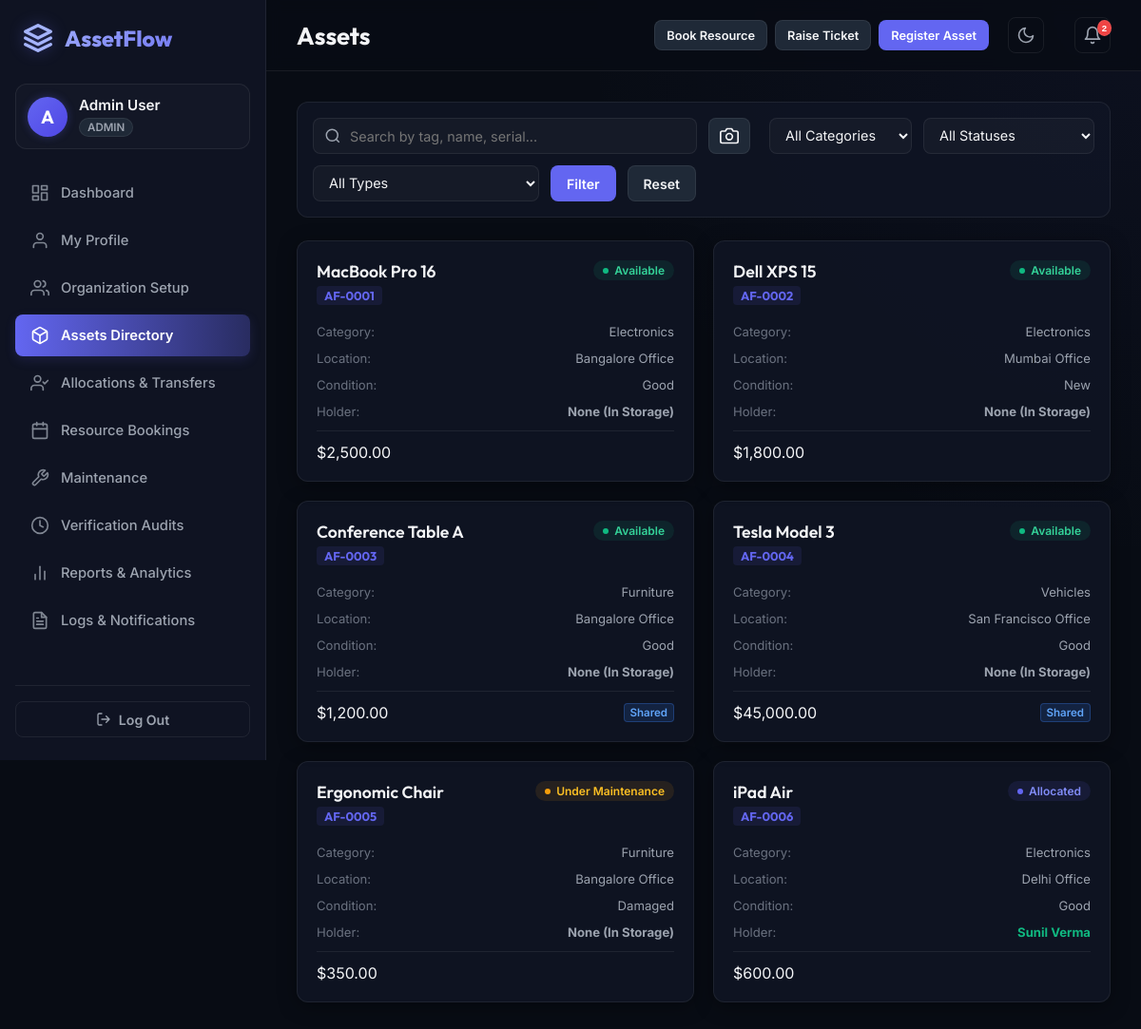
/assets.php (signed in), run on an earlier commit of the app's database.
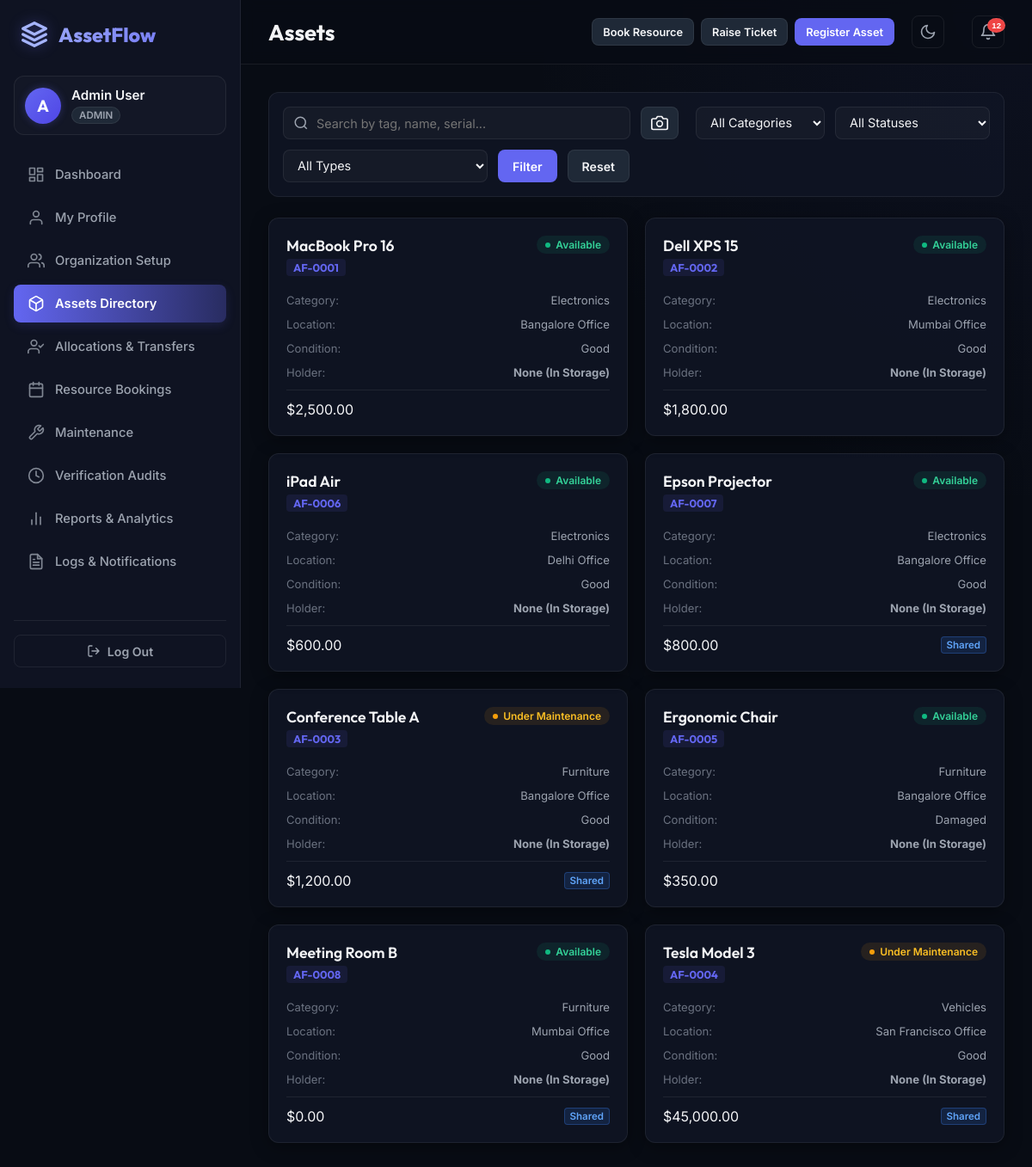
And on a later commit of the database.
### tables this page shows
CREATE TABLE `assets` (
  `id` int(11) NOT NULL,
  `name` varchar(100) NOT NULL,
  `category_id` int(11) NOT NULL,
  `tag` varchar(50) NOT NULL,
  `serial_number` varchar(100) NOT NULL,
  `acquisition_date` date NOT NULL,
  `acquisition_cost` decimal(10,2) NOT NULL,
  `condition_state` enum('New','Good','Fair','Poor','Damaged') DEFAULT 'Good',
  `location` varchar(100) NOT NULL,
  `is_shared` tinyint(1) DEFAULT 0,
  `status` enum('Available','Allocated','Reserved','Under Maintenance','Lost','Retired','Disposed') DEFAULT 'Available',
  `photo` varchar(255) DEFAULT NULL
);

CREATE TABLE `categories` (
  `id` int(11) NOT NULL,
  `name` varchar(100) NOT NULL,
  `custom_fields` text DEFAULT NULL
);

CREATE TABLE `employees` (
  `id` int(11) NOT NULL,
  `name` varchar(100) NOT NULL,
  `email` varchar(100) NOT NULL,
  `password` varchar(255) NOT NULL,
  `department_id` int(11) DEFAULT NULL,
  `role` enum('admin','asset_manager','dept_head','employee') DEFAULT 'employee',
  `status` enum('Active','Inactive') DEFAULT 'Active'
);

### assets.php (the view, shortened to what this page needs)
<?php
require_once 'header.php';
$search = trim($_GET['search'] ?? '');
$sql = "SELECT a.*, c.name as category_name,
        e.name as holder_name, d.name as dept_holder_name
        FROM assets a
        JOIN categories c ON a.category_id = c.id
        LEFT JOIN allocations al ON al.asset_id = a.id AND al.status IN ('Active', 'Overdue')
        LEFT JOIN employees e ON al.employee_id = e.id
        LEFT JOIN departments d ON al.department_id = d.id
        WHERE 1=1";
$params = [];
$stmt = $db->prepare($sql);
$stmt->execute($params);
$assets = $stmt->fetchAll();
function get_status_class($status) {
    $map = [
        'Available' => 'available', 'Allocated' => 'allocated', 'Reserved' => 'reserved',
        'Under Maintenance' => 'maint', 'Lost' => 'lost', 'Retired' => 'retired', 'Disposed' => 'disposed'
    ];
    return $map[$status] ?? 'retired';
}
?>
<section id="view-assets" class="app-view">
    <form action="assets.php" method="GET" class="filter-bar">
        <div class="search-input-wrapper">
            <svg width="18" height="18" viewBox="0 0 24 24" fill="none" stroke="currentColor" stroke-width="2"><circle cx="11" cy="11" r="8"></circle><line x1="21" y1="21" x2="16.65" y2="16.65"></line></svg>
            <input type="text" name="search" id="asset-search" class="form-control" placeholder="Search by tag, name, serial..." value="<?php echo htmlspecialchars($search); ?>">
        </div>
        <button type="button" class="btn btn-secondary" id="btn-scan-qr" title="Scan Asset QR Code" style="display: flex; align-items: center; justify-content: center; width: 44px; height: 38px; padding: 0; min-width: 44px; margin-right: 8px;">
            <svg width="20" height="20" viewBox="0 0 24 24" fill="none" stroke="currentColor" stroke-width="2" stroke-linecap="round" stroke-linejoin="round"><path d="M23 19a2 2 0 0 1-2 2H3a2 2 0 0 1-2-2V8a2 2 0 0 1 2-2h4l2-3h6l2 3h4a2 2 0 0 1 2 2z"/><circle cx="12" cy="13" r="4"/></svg>
        </button>
        <select name="category" id="asset-filter-category" class="form-control">
            <option value="">All Categories</option>
        </select>
        <select name="status" id="asset-filter-status" class="form-control">
            <option value="">All Statuses</option>
        </select>
        <select name="bookable" id="asset-filter-bookable" class="form-control">
            <option value="">All Types</option>
        </select>
        <button type="submit" class="btn btn-primary">Filter</button>
        <a href="assets.php" class="btn btn-secondary">Reset</a>
    </form>
    <div class="assets-grid">
        <?php if (empty($assets)): ?>
            <div class="empty-state" style="grid-column: 1/-1">No assets found matching filters.</div>
        <?php else: ?>
            <?php foreach ($assets as $asset): ?>
                <div class="asset-card btn-detail-trigger" data-id="<?php echo $asset['id']; ?>">
                    <div class="asset-card-header">
                        <div>
                            <h3><?php echo htmlspecialchars($asset['name']); ?></h3>
                            <span class="asset-tag" style="margin-top:4px; display:inline-block;"><?php echo htmlspecialchars($asset['tag']); ?></span>
                        </div>
                        <span class="status-pill status-<?php echo get_status_class($asset['status']); ?>"><?php echo htmlspecialchars($asset['status']); ?></span>
                    </div>
                    <div class="asset-meta-row" style="margin-top: 8px;">
                        <span class="asset-meta-label">Category:</span>
                        <span><?php echo htmlspecialchars($asset['category_name']); ?></span>
                    </div>
                    <div class="asset-meta-row">
                        <span class="asset-meta-label">Location:</span>
                        <span><?php echo htmlspecialchars($asset['location']); ?></span>
                    </div>
                    <div class="asset-meta-row">
                        <span class="asset-meta-label">Condition:</span>
                        <span><?php echo htmlspecialchars($asset['condition_state']); ?></span>
                    </div>
                    <div class="asset-meta-row">
                        <span class="asset-meta-label">Holder:</span>
                        <strong class="<?php echo ($asset['holder_name'] || $asset['dept_holder_name']) ? 'text-success' : 'text-secondary'; ?>"><?php echo htmlspecialchars($asset['holder_name'] ?? $asset['dept_holder_name'] ?? 'None (In Storage)'); ?></strong>
                    </div>
                    <div class="asset-card-footer">
                        <span>$<?php echo number_format($asset['acquisition_cost'], 2); ?></span>
                        <?php if ($asset['is_shared']): ?>
                            <span class="shared-badge">Shared</span>
                        <?php endif; ?>
                    </div>
                </div>
            <?php endforeach; ?>
        <?php endif; ?>
    </div>
</section>
<?php require_once 'footer.php'; ?>

### header.php (shortened to what this page needs)
<?php
$theme = $_COOKIE['theme'] ?? 'dark';
$current_page = basename($_SERVER['PHP_SELF']);
$db = getDBConnection();
$user_id = $_SESSION['user_id'] ?? null;
$user_role = $_SESSION['role'] ?? 'employee';
$user_name = $_SESSION['name'] ?? 'Loading...';
function is_active($page) {
    global $current_page;
    return $current_page === $page ? 'active' : '';
}
$unread_count = 0;
if ($user_id) {
    $stmtNotif = $db->prepare("SELECT COUNT(*) FROM notifications WHERE (employee_id = ? OR employee_id IS NULL) AND is_read = 0");
    $stmtNotif->execute([$user_id]);
    $unread_count = $stmtNotif->fetchColumn();
}
?>
<!DOCTYPE html>
<html lang="en">
<head>
    <link rel="stylesheet" href="css/style.css?v=2.2">
</head>
<body class="<?php echo $theme === 'light' ? 'light-theme' : 'dark-theme'; ?>">
    <div class="app-container">
        <aside class="sidebar">
            <div class="sidebar-logo">
                <svg width="32" height="32" viewBox="0 0 24 24" fill="none" stroke="currentColor" stroke-width="2.5" stroke-linecap="round" stroke-linejoin="round" class="logo-icon"><path d="M12 2L2 7l10 5 10-5-10-5zM2 17l10 5 10-5M2 12l10 5 10-5"/></svg>
                <span>AssetFlow</span>
            </div>
            <div class="profile-widget" onclick="window.location.href='profile.php'" style="cursor:pointer;">
                <div class="avatar" id="user-avatar"><?php echo substr(htmlspecialchars($user_name), 0, 1); ?></div>
                <div class="profile-info">
                    <h4 id="user-display-name"><?php echo htmlspecialchars($user_name); ?></h4>
                    <span id="user-role-badge" class="badge"><?php echo htmlspecialchars(ucwords(str_replace('_', ' ', $user_role))); ?></span>
                </div>
            </div>
            <nav class="sidebar-nav">
                <a href="dashboard.php" class="nav-item <?php echo is_active('dashboard.php'); ?>">
                    <span>Dashboard</span>
                </a>
                <a href="profile.php" class="nav-item <?php echo is_active('profile.php'); ?>">
                    <svg class="nav-icon" width="20" height="20" viewBox="0 0 24 24" fill="none" stroke="currentColor" stroke-width="2" stroke-linecap="round" stroke-linejoin="round"><path d="M20 21v-2a4 4 0 0 0-4-4H8a4 4 0 0 0-4 4v2"></path><circle cx="12" cy="7" r="4"></circle></svg>
                    <span>My Profile</span>
                </a>
                <?php if ($user_role === 'admin' || $user_role === 'asset_manager'): ?>
                <a href="org_setup.php" class="nav-item <?php echo is_active('org_setup.php'); ?>">
                    <span>Organization Setup</span>
                </a>
                <?php endif; ?>
                <a href="assets.php" class="nav-item <?php echo is_active('assets.php'); ?>">
                    <span>Assets Directory</span>
                </a>
                <a href="allocations.php" class="nav-item <?php echo is_active('allocations.php'); ?>">
                    <svg class="nav-icon" width="20" height="20" viewBox="0 0 24 24" fill="none" stroke="currentColor" stroke-width="2" stroke-linecap="round" stroke-linejoin="round"><path d="M16 21v-2a4 4 0 0 0-4-4H5a4 4 0 0 0-4 4v2"></path><circle cx="9" cy="7" r="4"></circle><polyline points="16 11 18 13 22 9"></polyline></svg>
                    <span>Allocations & Transfers</span>
                </a>
                <a href="bookings.php" class="nav-item <?php echo is_active('bookings.php'); ?>">
                    <span>Resource Bookings</span>
                </a>
                <a href="maintenance.php" class="nav-item <?php echo is_active('maintenance.php'); ?>">
                    <span>Maintenance</span>
                </a>
                <?php if ($user_role === 'admin' || $user_role === 'asset_manager' || ($user_role === 'dept_head' && $unread_count > 0)): ?>
                <a href="audits.php" class="nav-item <?php echo is_active('audits.php'); ?>">
                    <svg class="nav-icon" width="20" height="20" viewBox="0 0 24 24" fill="none" stroke="currentColor" stroke-width="2" stroke-linecap="round" stroke-linejoin="round"><circle cx="12" cy="12" r="10"></circle><polyline points="12 6 12 12 16 14"></polyline></svg>
                    <span>Verification Audits</span>
                </a>
                <?php endif; ?>
                <?php if ($user_role === 'admin' || $user_role === 'asset_manager'): ?>
                <a href="reports.php" class="nav-item <?php echo is_active('reports.php'); ?>">
                    <svg class="nav-icon" width="20" height="20" viewBox="0 0 24 24" fill="none" stroke="currentColor" stroke-width="2" stroke-linecap="round" stroke-linejoin="round"><line x1="18" y1="20" x2="18" y2="10"></line><line x1="12" y1="20" x2="12" y2="4"></line><line x1="6" y1="20" x2="6" y2="14"></line></svg>
                    <span>Reports & Analytics</span>
                </a>
                <?php endif; ?>
                <a href="activity_logs.php" class="nav-item <?php echo is_active('activity_logs.php'); ?>">
                    <span>Logs & Notifications</span>
                </a>
            </nav>
            <div class="sidebar-footer">
                <a href="logout.php" id="btn-logout" class="btn btn-outline btn-block">
                    <svg width="16" height="16" viewBox="0 0 24 24" fill="none" stroke="currentColor" stroke-width="2" stroke-linecap="round" stroke-linejoin="round"><path d="M9 21H5a2 2 0 0 1-2-2V5a2 2 0 0 1 2-2h4M16 17l5-5-5-5M21 12H9"/></svg>
                    <span>Log Out</span>
                </a>
            </div>
        </aside>
        <div class="main-wrapper">
            <header class="header">
                <div class="header-left">
                    <h1 id="screen-title" class="screen-title"><?php echo htmlspecialchars(str_replace(['.php', '_'], ['', ' '], ucwords($current_page))); ?></h1>
                </div>
                <div class="header-right">
                    <div class="quick-actions">
                        <button class="btn btn-secondary btn-sm" id="btn-quick-booking">Book Resource</button>
                        <button class="btn btn-secondary btn-sm" id="btn-quick-maint">Raise Ticket</button>
                        <?php if ($user_role === 'admin' || $user_role === 'asset_manager'): ?>
                        <button class="btn btn-primary btn-sm" id="btn-quick-register">Register Asset</button>
                        <?php endif; ?>
                    </div>
                    <button class="icon-btn" id="btn-theme-toggle" aria-label="Toggle theme" style="margin-right: 12px; display:flex; align-items:center; justify-content:center;">
                        <svg class="moon-icon <?php echo $theme === 'light' ? 'hidden' : ''; ?>" width="20" height="20" viewBox="0 0 24 24" fill="none" stroke="currentColor" stroke-width="2" stroke-linecap="round" stroke-linejoin="round"><path d="M21 12.79A9 9 0 1 1 11.21 3 7 7 0 0 0 21 12.79z"/></svg>
                    </button>
                    <div class="notification-center">
                        <button class="icon-btn" id="btn-notifications" aria-label="Notifications center">
                            <svg width="20" height="20" viewBox="0 0 24 24" fill="none" stroke="currentColor" stroke-width="2" stroke-linecap="round" stroke-linejoin="round"><path d="M18 8A6 6 0 0 0 6 8c0 7-3 9-3 9h18s-3-2-3-9M13.73 21a2 2 0 0 1-3.46 0"/></svg>
                            <span class="badge badge-pulse <?php echo $unread_count > 0 ? '' : 'hidden'; ?>" id="notif-badge-count"><?php echo $unread_count; ?></span>
                        </button>
                    </div>
                </div>
            </header>
            <main class="content-viewport" id="content-viewport">

### footer.php (shortened to what this page needs)
            </main>
        </div>
    </div>
</body>
</html>

What changed in the data, as far as the page shows it:
changed assets "Dell XPS 15": condition_state "New" → "Good"
changed assets "iPad Air": status "Allocated" → "Available"; employees.name "Sunil Verma" → "None (In Storage)"; moves up the list
added assets: name "Epson Projector", tag "AF-0007", status "Available", category.name "Electronics", location "Bangalore Office", condition_state "Good", holder_name "None (In Storage)", acquisition_cost "800.00", is_shared "Shared"
changed assets "Conference Table A": status "Available" → "Under Maintenance"
changed assets "Ergonomic Chair": status "Under Maintenance" → "Available"; moves down the list
added assets: name "Meeting Room B", tag "AF-0008", status "Available", category.name "Furniture", location "Mumbai Office", condition_state "Good", holder_name "None (In Storage)", acquisition_cost "0.00", is_shared "Shared"
changed assets "Tesla Model 3": status "Available" → "Under Maintenance"
Also different on the page:
$unread_count: "2" → "12"
